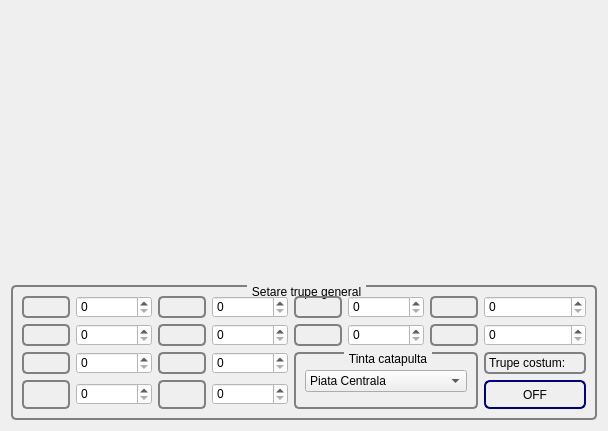
<?xml version="1.0" encoding="UTF-8"?>
<ui version="4.0">
 <class>atacksPage</class>
 <widget class="QDialog" name="atacksPage">
  <property name="geometry">
   <rect>
    <x>0</x>
    <y>0</y>
    <width>608</width>
    <height>431</height>
   </rect>
  </property>
  <property name="windowTitle">
   <string>Dialog</string>
  </property>
  <property name="styleSheet">
   <string notr="true"/>
  </property>
  <layout class="QVBoxLayout" name="verticalLayout_2">
   <item>
    <widget class="QScrollArea" name="scrollArea">
     <property name="styleSheet">
      <string notr="true">border: none;
background: qlineargradient(x1: 0, y1: 0, x2: 0, y2: 1,
stop: 0 #a6a6a6, stop: 0.08 #7f7f7f,
stop: 0.39999 #717171, stop: 0.4 #626262,
stop: 0.9 #4c4c4c, stop: 1 #333333);</string>
     </property>
     <property name="frameShape">
      <enum>QFrame::StyledPanel</enum>
     </property>
     <property name="lineWidth">
      <number>5</number>
     </property>
     <property name="midLineWidth">
      <number>2</number>
     </property>
     <property name="widgetResizable">
      <bool>true</bool>
     </property>
     <property name="alignment">
      <set>Qt::AlignBottom|Qt::AlignRight|Qt::AlignTrailing</set>
     </property>
     <widget class="QWidget" name="scrollAreaWidgetContents_2">
      <property name="geometry">
       <rect>
        <x>0</x>
        <y>0</y>
        <width>590</width>
        <height>269</height>
       </rect>
      </property>
      <layout class="QVBoxLayout" name="verticalLayout">
       <item>
        <widget class="QFrame" name="frame">
         <property name="frameShape">
          <enum>QFrame::StyledPanel</enum>
         </property>
         <property name="frameShadow">
          <enum>QFrame::Raised</enum>
         </property>
         <layout class="QVBoxLayout" name="verticalLayoutFrame"/>
        </widget>
       </item>
      </layout>
     </widget>
    </widget>
   </item>
   <item>
    <widget class="QGroupBox" name="groupBoxTroopsGeneral">
     <property name="styleSheet">
      <string notr="true">QLabel {
  background-color: qlineargradient(x1: 0, y1: 0, x2: 0, y2: 1,
                                       stop: 0 #E0E0E0, stop: 1 #FFFFFF);
     border: 2px solid gray;
     border-radius: 5px;
}


QGroupBox {
     background-color: qlineargradient(x1: 0, y1: 0, x2: 0, y2: 1,
                                       stop: 0 #E0E0E0, stop: 1 #FFFFFF);
     border: 2px solid gray;
     border-radius: 5px;
     margin-top: 1ex; /* leave space at the top for the title */
 }

 QGroupBox::title {
     subcontrol-origin: margin;
     subcontrol-position: top center; /* position at the top center */
     padding: 0 3px;
     background-color: qlineargradient(x1: 0, y1: 0, x2: 0, y2: 1,
                                       stop: 0 #FE1E1E, stop: 1 #FFFFFF);
    font-size:9px;
 }



 QSpinBox {
     padding-right: 15px; /* make room for the arrows */
     
	background-color: rgb(255, 255, 255);
     border-width: 3;
 }</string>
     </property>
     <property name="title">
      <string>Setare trupe general</string>
     </property>
     <layout class="QGridLayout" name="gridLayoutTroopSettings_2">
      <item row="2" column="6">
       <widget class="QLabel" name="label_21">
        <property name="text">
         <string/>
        </property>
        <property name="pixmap">
         <pixmap resource="images.qrc">:/images/unit_knight.png</pixmap>
        </property>
        <property name="buddy">
         <cstring>spinBoxKnight</cstring>
        </property>
       </widget>
      </item>
      <item row="3" column="4" rowspan="2" colspan="3">
       <widget class="QGroupBox" name="groupBoxRamTarget_2">
        <property name="title">
         <string>Tinta catapulta</string>
        </property>
        <layout class="QFormLayout" name="formLayout_2">
         <property name="labelAlignment">
          <set>Qt::AlignCenter</set>
         </property>
         <property name="formAlignment">
          <set>Qt::AlignCenter</set>
         </property>
         <item row="0" column="0" colspan="2">
          <widget class="QComboBox" name="comboBoxBuilding_2">
           <property name="currentIndex">
            <number>7</number>
           </property>
           <property name="insertPolicy">
            <enum>QComboBox::InsertAfterCurrent</enum>
           </property>
           <property name="sizeAdjustPolicy">
            <enum>QComboBox::AdjustToContents</enum>
           </property>
           <item>
            <property name="text">
             <string>Cladirea Principala</string>
            </property>
           </item>
           <item>
            <property name="text">
             <string>Cazarma</string>
            </property>
           </item>
           <item>
            <property name="text">
             <string>Grajd</string>
            </property>
           </item>
           <item>
            <property name="text">
             <string>Atelier</string>
            </property>
           </item>
           <item>
            <property name="text">
             <string>Biserica</string>
            </property>
           </item>
           <item>
            <property name="text">
             <string>Curte Nobila</string>
            </property>
           </item>
           <item>
            <property name="text">
             <string>Fierarie</string>
            </property>
           </item>
           <item>
            <property name="text">
             <string>Piata Centrala</string>
            </property>
           </item>
           <item>
            <property name="text">
             <string>Statuie</string>
            </property>
           </item>
           <item>
            <property name="text">
             <string>Targ</string>
            </property>
           </item>
           <item>
            <property name="text">
             <string>Taietori de lemne</string>
            </property>
           </item>
           <item>
            <property name="text">
             <string>Mina de argila</string>
            </property>
           </item>
           <item>
            <property name="text">
             <string>Mina de fier</string>
            </property>
           </item>
           <item>
            <property name="text">
             <string>Ferma</string>
            </property>
           </item>
           <item>
            <property name="text">
             <string>Magazie</string>
            </property>
           </item>
           <item>
            <property name="text">
             <string>Zid</string>
            </property>
           </item>
          </widget>
         </item>
        </layout>
       </widget>
      </item>
      <item row="2" column="7" colspan="2">
       <widget class="QSpinBox" name="spinBoxKnight">
        <property name="maximum">
         <number>1</number>
        </property>
       </widget>
      </item>
      <item row="1" column="7" colspan="2">
       <widget class="QSpinBox" name="spinBoxSnob">
        <property name="maximum">
         <number>300</number>
        </property>
       </widget>
      </item>
      <item row="2" column="1">
       <widget class="QSpinBox" name="spinBoxSword">
        <property name="maximum">
         <number>30000</number>
        </property>
       </widget>
      </item>
      <item row="4" column="0">
       <widget class="QLabel" name="label_13">
        <property name="text">
         <string/>
        </property>
        <property name="pixmap">
         <pixmap resource="images.qrc">:/images/unit_archer.png</pixmap>
        </property>
       </widget>
      </item>
      <item row="1" column="0">
       <widget class="QLabel" name="label_14">
        <property name="text">
         <string/>
        </property>
        <property name="pixmap">
         <pixmap resource="images.qrc">:/images/unit_spear.png</pixmap>
        </property>
       </widget>
      </item>
      <item row="1" column="2">
       <widget class="QLabel" name="label_15">
        <property name="text">
         <string/>
        </property>
        <property name="pixmap">
         <pixmap resource="images.qrc">:/images/unit_spy.png</pixmap>
        </property>
       </widget>
      </item>
      <item row="1" column="4">
       <widget class="QLabel" name="label_16">
        <property name="text">
         <string/>
        </property>
        <property name="pixmap">
         <pixmap resource="images.qrc">:/images/unit_ram.png</pixmap>
        </property>
       </widget>
      </item>
      <item row="1" column="6">
       <widget class="QLabel" name="label_17">
        <property name="text">
         <string/>
        </property>
        <property name="pixmap">
         <pixmap resource="images.qrc">:/images/unit_nobil.png</pixmap>
        </property>
        <property name="buddy">
         <cstring>spinBoxSnob</cstring>
        </property>
       </widget>
      </item>
      <item row="2" column="0">
       <widget class="QLabel" name="label_18">
        <property name="text">
         <string/>
        </property>
        <property name="pixmap">
         <pixmap resource="images.qrc">:/images/unit_sword.png</pixmap>
        </property>
       </widget>
      </item>
      <item row="2" column="2">
       <widget class="QLabel" name="label_19">
        <property name="text">
         <string/>
        </property>
        <property name="pixmap">
         <pixmap resource="images.qrc">:/images/unit_light.png</pixmap>
        </property>
       </widget>
      </item>
      <item row="2" column="4">
       <widget class="QLabel" name="label_20">
        <property name="text">
         <string/>
        </property>
        <property name="pixmap">
         <pixmap resource="images.qrc">:/images/unit_catapult.png</pixmap>
        </property>
       </widget>
      </item>
      <item row="3" column="0">
       <widget class="QLabel" name="label_22">
        <property name="text">
         <string/>
        </property>
        <property name="pixmap">
         <pixmap resource="images.qrc">:/images/unit_axe.png</pixmap>
        </property>
       </widget>
      </item>
      <item row="3" column="2">
       <widget class="QLabel" name="label_23">
        <property name="text">
         <string/>
        </property>
        <property name="pixmap">
         <pixmap resource="images.qrc">:/images/unit_marcher.png</pixmap>
        </property>
       </widget>
      </item>
      <item row="4" column="2">
       <widget class="QLabel" name="label_24">
        <property name="text">
         <string/>
        </property>
        <property name="pixmap">
         <pixmap resource="images.qrc">:/images/unit_heavy.png</pixmap>
        </property>
       </widget>
      </item>
      <item row="1" column="1">
       <widget class="QSpinBox" name="spinBoxSpear">
        <property name="maximum">
         <number>30000</number>
        </property>
       </widget>
      </item>
      <item row="3" column="1">
       <widget class="QSpinBox" name="spinBoxAxe">
        <property name="maximum">
         <number>30000</number>
        </property>
       </widget>
      </item>
      <item row="4" column="1">
       <widget class="QSpinBox" name="spinBoxArcher">
        <property name="maximum">
         <number>30000</number>
        </property>
       </widget>
      </item>
      <item row="1" column="3">
       <widget class="QSpinBox" name="spinBoxSpy">
        <property name="maximum">
         <number>50000</number>
        </property>
       </widget>
      </item>
      <item row="2" column="3">
       <widget class="QSpinBox" name="spinBoxLight">
        <property name="maximum">
         <number>30000</number>
        </property>
       </widget>
      </item>
      <item row="3" column="3">
       <widget class="QSpinBox" name="spinBoxMarcher">
        <property name="maximum">
         <number>30000</number>
        </property>
       </widget>
      </item>
      <item row="4" column="3">
       <widget class="QSpinBox" name="spinBoxHeavy">
        <property name="maximum">
         <number>30000</number>
        </property>
        <property name="value">
         <number>0</number>
        </property>
       </widget>
      </item>
      <item row="1" column="5">
       <widget class="QSpinBox" name="spinBoxRam">
        <property name="maximum">
         <number>3000</number>
        </property>
       </widget>
      </item>
      <item row="2" column="5">
       <widget class="QSpinBox" name="spinBoxCatapult">
        <property name="maximum">
         <number>30000</number>
        </property>
       </widget>
      </item>
      <item row="4" column="7" colspan="2">
       <widget class="QPushButton" name="pushButtonOk">
        <property name="sizePolicy">
         <sizepolicy hsizetype="Minimum" vsizetype="Fixed">
          <horstretch>0</horstretch>
          <verstretch>0</verstretch>
         </sizepolicy>
        </property>
        <property name="styleSheet">
         <string notr="true">QPushButton {
     border: 2px solid #8f8f91;
     border-radius: 6px;
     background-color: qlineargradient(x1: 0, y1: 0, x2: 0, y2: 1,
                                       stop: 0 #f6f7fa, stop: 1 #dadbde);
     min-width: 80px;
     min-height:25px;
 }

 QPushButton:pressed {
     background-color: qlineargradient(x1: 0, y1: 0, x2: 0, y2: 1,
                                       stop: 0 #dadbde, stop: 1 #f6f7fa);
 }

 QPushButton:flat {
     border: none; /* no border for a flat push button */
 }

 QPushButton:default {
     border-color: navy; /* make the default button prominent */
 }
 QPushButton:unchecked {
border: 2px solid #8f8f91;
border-radius: 6px;
background-color: qlineargradient(x1: 0, y1: 0, x2: 0, y2: 1,
                                       stop: 0 #f6f7fa, stop: 1 #dadbde);
 }
QPushButton:checked {
 border: 2px #ffffff;
border-radius: 6px;
background-color: color: rgb(0, 0, 0);
font-color:rgb(255, 255, 255);
}</string>
        </property>
        <property name="text">
         <string>OFF</string>
        </property>
        <property name="checkable">
         <bool>true</bool>
        </property>
        <property name="checked">
         <bool>false</bool>
        </property>
        <property name="flat">
         <bool>false</bool>
        </property>
       </widget>
      </item>
      <item row="3" column="7" colspan="2">
       <widget class="QLabel" name="label">
        <property name="text">
         <string>Trupe costum:</string>
        </property>
       </widget>
      </item>
     </layout>
    </widget>
   </item>
  </layout>
 </widget>
 <resources>
  <include location="images.qrc"/>
 </resources>
 <connections/>
</ui>
